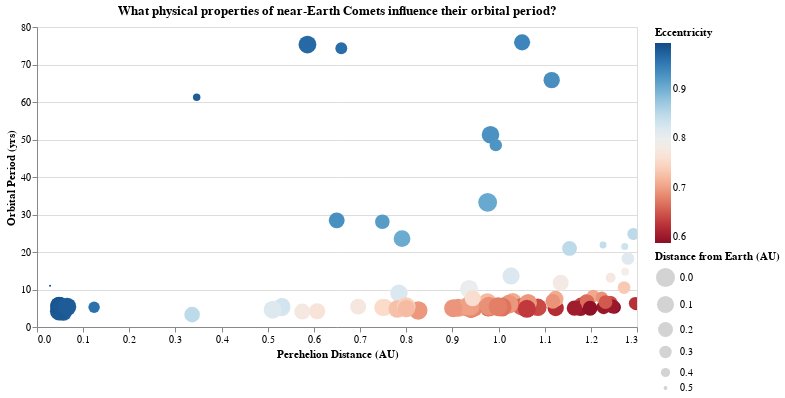

The notebook cell saved with this chart:
### Code cell
selection = alt.selection_point(on="mouseover")
bind = alt.selection_interval(bind='scales', encodings=["x"])

alt.Chart(df).mark_circle().add_params(
    bind,
    selection
).encode(
    x = alt.X("q (AU):Q", title = "Perehelion Distance (AU)", axis = alt.Axis(grid=False)),
    y = alt.Y("P (yr):Q", title = "Orbital Period (yrs)"),
    size = alt.Size("MOID (AU):Q", scale=alt.Scale(reverse=True), title = "Distance from Earth (AU)"),
    #column = alt.Column("Decade:O"),
    color = alt.condition(selection, "e:Q", alt.value("lightgray"), scale = alt.Scale(scheme = "redblue"), title="Eccentricity"),
    tooltip = ("Date", "q (AU):Q", "P (yr):Q"),
    opacity = alt.value(1.25)
).properties(
    width = 600,
    title = "What physical properties of near-Earth Comets influence their orbital period?"
)

### Figure 1 — Vega-Lite specification as saved in the notebook (floating-point values rounded to 4 significant figures; data arrays with more than 128 entries replaced by an {"elided": "..."} marker saying what was removed)
{"config": {"view": {"continuousWidth": 300, "continuousHeight": 300}}, "data": {"name": "data-0d8c3663670c21e8855b60064e8c6949"}, "mark": {"type": "circle"}, "encoding": {"color": {"condition": {"param": "param_97", "field": "e", "type": "quantitative", "scale": {"scheme": "redblue"}, "title": "Eccentricity"}, "value": "lightgray"}, "opacity": {"value": 1.25}, "size": {"field": "MOID (AU)", "scale": {"reverse": true}, "title": "Distance from Earth (AU)", "type": "quantitative"}, "tooltip": [{"field": "Date", "type": "temporal"}, {"field": "q (AU)", "type": "quantitative"}, {"field": "P (yr)", "type": "quantitative"}], "x": {"axis": {"grid": false}, "field": "q (AU)", "title": "Perehelion Distance (AU)", "type": "quantitative"}, "y": {"field": "P (yr)", "title": "Orbital Period (yrs)", "type": "quantitative"}}, "params": [{"name": "param_98", "select": {"type": "interval", "encodings": ["x"]}, "bind": "scales"}, {"name": "param_97", "select": {"type": "point", "on": "mouseover"}}], "title": "What physical properties of near-Earth Comets influence their orbital period?", "width": 600, "$schema": "https://vega.github.io/schema/vega-lite/v5.20.1.json", "datasets": {"data-0d8c3663670c21e8855b60064e8c6949": {"elided": "146 records"}}}
